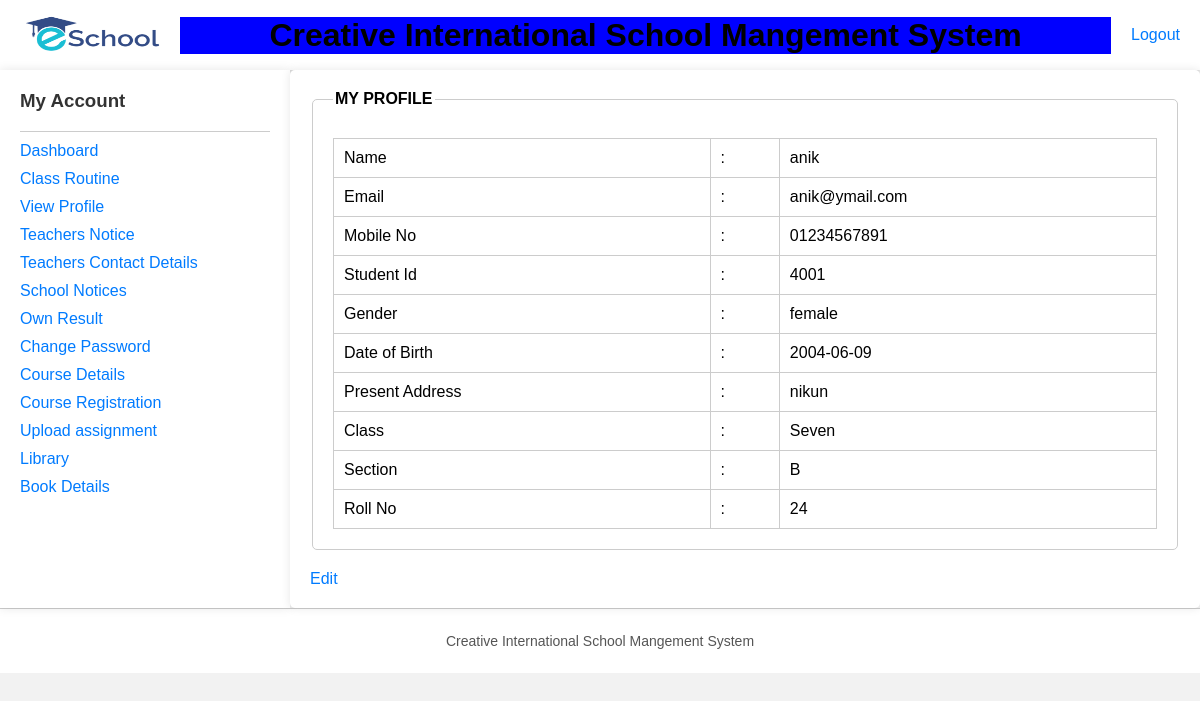
Page /School-management-system-main/School-management-system-main/student/view/viewprofile.php (signed in) on the committed database.
### tables this page shows
CREATE TABLE `student` (
  `id` varchar(20) NOT NULL,
  `name` varchar(70) NOT NULL,
  `email` varchar(70) NOT NULL,
  `mobile` varchar(70) NOT NULL,
  `gender` varchar(70) NOT NULL,
  `dob` varchar(10) NOT NULL,
  `class` varchar(10) NOT NULL,
  `section` varchar(10) NOT NULL,
  `roll` varchar(70) NOT NULL,
  `p_address` varchar(70) NOT NULL,
  `password` varchar(70) NOT NULL,
  `marks` varchar(10) NOT NULL
);

### School-management-system-main/School-management-system-main/student/model/DatabaseConnection.php (called while the page is built, shortened)
<?php
	function getUserById($Id){
		$conn = getConnection();
		$sql = "select * from student where id='{$Id}'";
		$result = mysqli_query($conn, $sql);
		$row = mysqli_fetch_assoc($result);
		return $row;
	}
?>

### School-management-system-main/School-management-system-main/student/view/viewprofile.php (the view, shortened to what this page needs)
<?php
include('header.php');
include_once('../model/DatabaseConnection.php');
$viemyinfo = getUserbyid($_COOKIE['id']);
?>
<!DOCTYPE html>
<html lang="en" dir="ltr">
<head>
</head>
<body>
  <div class="container">
    <?php include('sideBar.php'); ?>
    <div class="main-content">
      <fieldset>
        <legend>MY PROFILE</legend>
        <table>
          <tr>
            <td>Name</td>
            <td>:</td>
            <td><?php echo $viemyinfo['name']; ?></td>
          </tr>
          <tr>
            <td>Email</td>
            <td>:</td>
            <td><?php echo $viemyinfo['email']; ?></td>
          </tr>
          <tr>
            <td>Mobile No</td>
            <td>:</td>
            <td><?php echo $viemyinfo['mobile']; ?></td>
          </tr>
          <tr>
            <td>Student Id</td>
            <td>:</td>
            <td><?php echo $viemyinfo['id']; ?></td>
          </tr>
          <tr>
            <td>Gender</td>
            <td>:</td>
            <td><?php echo $viemyinfo['gender']; ?></td>
          </tr>
          <tr>
            <td>Date of Birth</td>
            <td>:</td>
            <td><?php echo $viemyinfo['dob']; ?></td>
          </tr>
          <tr>
            <td>Present Address</td>
            <td>:</td>
            <td><?php echo $viemyinfo['p_address']; ?></td>
          </tr>
          <tr>
            <td>Class</td>
            <td>:</td>
            <td><?php echo $viemyinfo['class']; ?></td>
          </tr>
          <tr>
            <td>Section</td>
            <td>:</td>
            <td><?php echo $viemyinfo['section']; ?></td>
          </tr>
          <tr>
            <td>Roll No</td>
            <td>:</td>
            <td><?php echo $viemyinfo['roll']; ?></td>
          </tr>
        </table>
      </fieldset>
      <a href="edit.php">Edit</a>
    </div>
  </div>
  <?php include('footer.php'); ?>
</body>
</html>

### School-management-system-main/School-management-system-main/student/view/header.php (style rules this page uses)
body { font-family: Arial, sans-serif; margin: 0; padding: 0; background-color: #f2f2f2; }

### School-management-system-main/School-management-system-main/student/view/viewprofile.php (style rules this page uses)
body { font-family: Arial, sans-serif; margin: 0; padding: 0; background-color: #f2f2f2; }
.container { display: flex; }
.main-content { flex-grow: 1; padding: 20px; background-color: #fff; box-shadow: 0 0 10px rgba(0, 0, 0, 0.1); border-radius: 5px; }
.main-content fieldset { border: 1px solid #ccc; border-radius: 5px; padding: 20px; margin-bottom: 20px; }
.main-content legend { font-weight: bold; margin-bottom: 10px; }
table { width: 100%; border-collapse: collapse; }
th, td { padding: 10px; border: 1px solid #ccc; }
a { text-decoration: none; color: #007bff; }

### School-management-system-main/School-management-system-main/student/view/sideBar.php (style rules this page uses)
body { font-family: Arial, sans-serif; margin: 0; padding: 0; background-color: #f2f2f2; }

### School-management-system-main/School-management-system-main/student/view/footer.php (style rules this page uses)
body { font-family: Arial, sans-serif; margin: 0; padding: 0; background-color: #f2f2f2; }

### rows in the picture
student: name "anik", email "anik@ymail.com", mobile "01234567891", id "4001", gender "female", dob "2004-06-09", p_address "nikun", class "Seven", section "B", roll "24"
